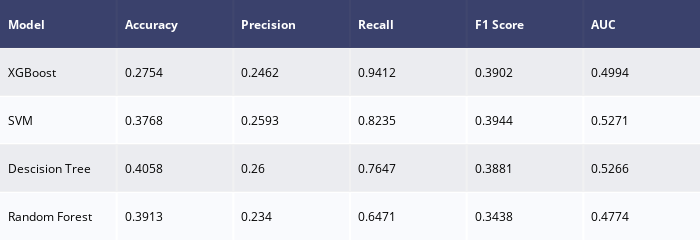

Here is the notebook cell this chart was saved with:
### Code cell
# Create table of accuracies for data with preprocessing AND binned values  
performance_preprossed_only = pd.DataFrame({
    'Model' : ['Descision Tree', 'Random Forest', 'SVM', 'XGBoost'],
    'Accuracy' : [round(DT_acc, 4), round(RF_acc, 4), round(SVM_acc, 4), round(XGB_acc, 4)],
    'Precision' : [round(DT_precision, 4), round(RF_precision, 4), round(SVM_precision, 4), round(XGB_precision, 4)],
    'Recall' : [round(DT_recall, 4), round(RF_recall, 4), round(SVM_recall, 4), round(XGB_recall, 4)],
    'F1 Score' : [round(DT_f1score, 4), round(RF_f1score, 4), round(SVM_f1score, 4), round(XGB_f1score, 4)],
    'AUC' : [round(DT_auc, 4), round(RF_auc, 4), round(SVM_auc, 4), round(XGB_auc, 4)]
})
performance_preprossed_only_df = performance_preprossed_only.sort_values(by='Recall', ascending=False)
# Model_comparison_df = Model_comparison_df.set_index('Accuracy Score (%)')
# Model_comparison_df.reset_index()

#create table of results
fig =  ff.create_table(performance_preprossed_only_df)
fig.update_layout(
    autosize=False,
    width=700,
    height=200,
)
fig.show()

### Figure 1 — Plotly figure (JSON) as saved in the notebook; plotly's stock layout.template omitted (floating-point values rounded to 4 significant figures)
{"data": [{"colorscale": [[0, "#00083e"], [0.5, "#ededee"], [1, "#ffffff"]], "hoverinfo": "none", "opacity": 0.75, "showscale": false, "type": "heatmap", "z": [[0, 0, 0, 0, 0, 0], [0.5, 0.5, 0.5, 0.5, 0.5, 0.5], [1, 1, 1, 1, 1, 1], [0.5, 0.5, 0.5, 0.5, 0.5, 0.5], [1, 1, 1, 1, 1, 1]]}], "layout": {"annotations": [{"align": "left", "font": {"color": "#ffffff"}, "showarrow": false, "text": "<b>Model</b>", "x": -0.45, "xanchor": "left", "xref": "x", "y": 0, "yref": "y"}, {"align": "left", "font": {"color": "#ffffff"}, "showarrow": false, "text": "<b>Accuracy</b>", "x": 0.55, "xanchor": "left", "xref": "x", "y": 0, "yref": "y"}, {"align": "left", "font": {"color": "#ffffff"}, "showarrow": false, "text": "<b>Precision</b>", "x": 1.55, "xanchor": "left", "xref": "x", "y": 0, "yref": "y"}, {"align": "left", "font": {"color": "#ffffff"}, "showarrow": false, "text": "<b>Recall</b>", "x": 2.55, "xanchor": "left", "xref": "x", "y": 0, "yref": "y"}, {"align": "left", "font": {"color": "#ffffff"}, "showarrow": false, "text": "<b>F1 Score</b>", "x": 3.55, "xanchor": "left", "xref": "x", "y": 0, "yref": "y"}, {"align": "left", "font": {"color": "#ffffff"}, "showarrow": false, "text": "<b>AUC</b>", "x": 4.55, "xanchor": "left", "xref": "x", "y": 0, "yref": "y"}, {"align": "left", "font": {"color": "#000000"}, "showarrow": false, "text": "XGBoost", "x": -0.45, "xanchor": "left", "xref": "x", "y": 1, "yref": "y"}, {"align": "left", "font": {"color": "#000000"}, "showarrow": false, "text": "0.2754", "x": 0.55, "xanchor": "left", "xref": "x", "y": 1, "yref": "y"}, {"align": "left", "font": {"color": "#000000"}, "showarrow": false, "text": "0.2462", "x": 1.55, "xanchor": "left", "xref": "x", "y": 1, "yref": "y"}, {"align": "left", "font": {"color": "#000000"}, "showarrow": false, "text": "0.9412", "x": 2.55, "xanchor": "left", "xref": "x", "y": 1, "yref": "y"}, {"align": "left", "font": {"color": "#000000"}, "showarrow": false, "text": "0.3902", "x": 3.55, "xanchor": "left", "xref": "x", "y": 1, "yref": "y"}, {"align": "left", "font": {"color": "#000000"}, "showarrow": false, "text": "0.4994", "x": 4.55, "xanchor": "left", "xref": "x", "y": 1, "yref": "y"}, {"align": "left", "font": {"color": "#000000"}, "showarrow": false, "text": "SVM", "x": -0.45, "xanchor": "left", "xref": "x", "y": 2, "yref": "y"}, {"align": "left", "font": {"color": "#000000"}, "showarrow": false, "text": "0.3768", "x": 0.55, "xanchor": "left", "xref": "x", "y": 2, "yref": "y"}, {"align": "left", "font": {"color": "#000000"}, "showarrow": false, "text": "0.2593", "x": 1.55, "xanchor": "left", "xref": "x", "y": 2, "yref": "y"}, {"align": "left", "font": {"color": "#000000"}, "showarrow": false, "text": "0.8235", "x": 2.55, "xanchor": "left", "xref": "x", "y": 2, "yref": "y"}, {"align": "left", "font": {"color": "#000000"}, "showarrow": false, "text": "0.3944", "x": 3.55, "xanchor": "left", "xref": "x", "y": 2, "yref": "y"}, {"align": "left", "font": {"color": "#000000"}, "showarrow": false, "text": "0.5271", "x": 4.55, "xanchor": "left", "xref": "x", "y": 2, "yref": "y"}, {"align": "left", "font": {"color": "#000000"}, "showarrow": false, "text": "Descision Tree", "x": -0.45, "xanchor": "left", "xref": "x", "y": 3, "yref": "y"}, {"align": "left", "font": {"color": "#000000"}, "showarrow": false, "text": "0.4058", "x": 0.55, "xanchor": "left", "xref": "x", "y": 3, "yref": "y"}, {"align": "left", "font": {"color": "#000000"}, "showarrow": false, "text": "0.26", "x": 1.55, "xanchor": "left", "xref": "x", "y": 3, "yref": "y"}, {"align": "left", "font": {"color": "#000000"}, "showarrow": false, "text": "0.7647", "x": 2.55, "xanchor": "left", "xref": "x", "y": 3, "yref": "y"}, {"align": "left", "font": {"color": "#000000"}, "showarrow": false, "text": "0.3881", "x": 3.55, "xanchor": "left", "xref": "x", "y": 3, "yref": "y"}, {"align": "left", "font": {"color": "#000000"}, "showarrow": false, "text": "0.5266", "x": 4.55, "xanchor": "left", "xref": "x", "y": 3, "yref": "y"}, {"align": "left", "font": {"color": "#000000"}, "showarrow": false, "text": "Random Forest", "x": -0.45, "xanchor": "left", "xref": "x", "y": 4, "yref": "y"}, {"align": "left", "font": {"color": "#000000"}, "showarrow": false, "text": "0.3913", "x": 0.55, "xanchor": "left", "xref": "x", "y": 4, "yref": "y"}, {"align": "left", "font": {"color": "#000000"}, "showarrow": false, "text": "0.234", "x": 1.55, "xanchor": "left", "xref": "x", "y": 4, "yref": "y"}, {"align": "left", "font": {"color": "#000000"}, "showarrow": false, "text": "0.6471", "x": 2.55, "xanchor": "left", "xref": "x", "y": 4, "yref": "y"}, {"align": "left", "font": {"color": "#000000"}, "showarrow": false, "text": "0.3438", "x": 3.55, "xanchor": "left", "xref": "x", "y": 4, "yref": "y"}, {"align": "left", "font": {"color": "#000000"}, "showarrow": false, "text": "0.4774", "x": 4.55, "xanchor": "left", "xref": "x", "y": 4, "yref": "y"}], "autosize": false, "height": 200, "margin": {"b": 0, "l": 0, "r": 0, "t": 0}, "width": 700, "xaxis": {"dtick": 1, "gridwidth": 2, "showticklabels": false, "tick0": -0.5, "ticks": "", "zeroline": false}, "yaxis": {"autorange": "reversed", "dtick": 1, "gridwidth": 2, "showticklabels": false, "tick0": 0.5, "ticks": "", "zeroline": false}}}
